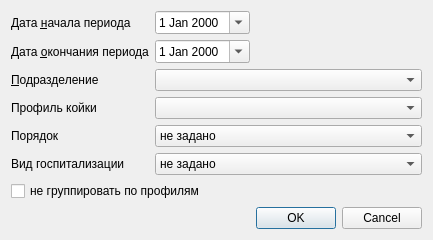
<?xml version="1.0" encoding="UTF-8"?>
<ui version="4.0">
 <class>ReportAgeSexCompositionLeavedClients</class>
 <widget class="QDialog" name="ReportAgeSexCompositionLeavedClients">
  <property name="geometry">
   <rect>
    <x>0</x>
    <y>0</y>
    <width>404</width>
    <height>220</height>
   </rect>
  </property>
  <property name="windowTitle">
   <string>Dialog</string>
  </property>
  <layout class="QGridLayout" name="gridLayout">
   <item row="0" column="1">
    <widget class="CDateEdit" name="edtBegDate">
     <property name="sizePolicy">
      <sizepolicy hsizetype="Maximum" vsizetype="Fixed">
       <horstretch>0</horstretch>
       <verstretch>0</verstretch>
      </sizepolicy>
     </property>
     <property name="calendarPopup">
      <bool>true</bool>
     </property>
    </widget>
   </item>
   <item row="0" column="0">
    <widget class="QLabel" name="lblBegDate">
     <property name="text">
      <string>Дата &amp;начала периода</string>
     </property>
     <property name="buddy">
      <cstring>edtBegDate</cstring>
     </property>
    </widget>
   </item>
   <item row="1" column="0">
    <widget class="QLabel" name="lblEndDate">
     <property name="text">
      <string>Дата &amp;окончания периода</string>
     </property>
     <property name="buddy">
      <cstring>edtEndDate</cstring>
     </property>
    </widget>
   </item>
   <item row="1" column="1">
    <widget class="CDateEdit" name="edtEndDate">
     <property name="sizePolicy">
      <sizepolicy hsizetype="Maximum" vsizetype="Fixed">
       <horstretch>0</horstretch>
       <verstretch>0</verstretch>
      </sizepolicy>
     </property>
     <property name="calendarPopup">
      <bool>true</bool>
     </property>
    </widget>
   </item>
   <item row="2" column="0">
    <widget class="QLabel" name="lblOrgStructure">
     <property name="text">
      <string>&amp;Подразделение</string>
     </property>
     <property name="buddy">
      <cstring>cmbOrgStructure</cstring>
     </property>
    </widget>
   </item>
   <item row="3" column="0">
    <widget class="QLabel" name="lblProfileBed">
     <property name="text">
      <string>Профиль койки</string>
     </property>
    </widget>
   </item>
   <item row="3" column="1" colspan="2">
    <widget class="CRBComboBox" name="cmbProfileBed"/>
   </item>
   <item row="4" column="0">
    <widget class="QLabel" name="lblOrder">
     <property name="text">
      <string>Порядок</string>
     </property>
    </widget>
   </item>
   <item row="4" column="1" colspan="2">
    <widget class="QComboBox" name="cmbOrder">
     <item>
      <property name="text">
       <string>не задано</string>
      </property>
     </item>
     <item>
      <property name="text">
       <string>планово</string>
      </property>
     </item>
     <item>
      <property name="text">
       <string>экстренно</string>
      </property>
     </item>
    </widget>
   </item>
   <item row="6" column="0" colspan="2">
    <widget class="QCheckBox" name="chkUngroupProfileBeds">
     <property name="text">
      <string>не группировать по профилям</string>
     </property>
    </widget>
   </item>
   <item row="0" column="2">
    <spacer name="horizontalSpacer">
     <property name="orientation">
      <enum>Qt::Horizontal</enum>
     </property>
     <property name="sizeHint" stdset="0">
      <size>
       <width>40</width>
       <height>20</height>
      </size>
     </property>
    </spacer>
   </item>
   <item row="2" column="1" colspan="2">
    <widget class="COrgStructureComboBox" name="cmbOrgStructure"/>
   </item>
   <item row="5" column="0">
    <widget class="QLabel" name="lblTypeHosp">
     <property name="text">
      <string>Вид госпитализации</string>
     </property>
    </widget>
   </item>
   <item row="5" column="1" colspan="2">
    <widget class="QComboBox" name="cmbTypeHosp">
     <item>
      <property name="text">
       <string>не задано</string>
      </property>
     </item>
     <item>
      <property name="text">
       <string>круглосуточный стационар</string>
      </property>
     </item>
     <item>
      <property name="text">
       <string>дневной стационар</string>
      </property>
     </item>
     <item>
      <property name="text">
       <string>амбулаторно</string>
      </property>
     </item>
    </widget>
   </item>
   <item row="7" column="2">
    <widget class="QDialogButtonBox" name="buttonBox">
     <property name="orientation">
      <enum>Qt::Horizontal</enum>
     </property>
     <property name="standardButtons">
      <set>QDialogButtonBox::Cancel|QDialogButtonBox::Ok</set>
     </property>
    </widget>
   </item>
  </layout>
 </widget>
 <customwidgets>
  <customwidget>
   <class>CDateEdit</class>
   <extends>QDateEdit</extends>
   <header>library/DateEdit</header>
  </customwidget>
  <customwidget>
   <class>COrgStructureComboBox</class>
   <extends>QComboBox</extends>
   <header>Orgs/OrgStructComboBoxes</header>
  </customwidget>
  <customwidget>
   <class>CRBComboBox</class>
   <extends>QComboBox</extends>
   <header>library/crbcombobox.h</header>
  </customwidget>
 </customwidgets>
 <resources/>
 <connections>
  <connection>
   <sender>buttonBox</sender>
   <signal>accepted()</signal>
   <receiver>ReportAgeSexCompositionLeavedClients</receiver>
   <slot>accept()</slot>
   <hints>
    <hint type="sourcelabel">
     <x>248</x>
     <y>254</y>
    </hint>
    <hint type="destinationlabel">
     <x>157</x>
     <y>274</y>
    </hint>
   </hints>
  </connection>
  <connection>
   <sender>buttonBox</sender>
   <signal>rejected()</signal>
   <receiver>ReportAgeSexCompositionLeavedClients</receiver>
   <slot>reject()</slot>
   <hints>
    <hint type="sourcelabel">
     <x>316</x>
     <y>260</y>
    </hint>
    <hint type="destinationlabel">
     <x>286</x>
     <y>274</y>
    </hint>
   </hints>
  </connection>
 </connections>
</ui>
